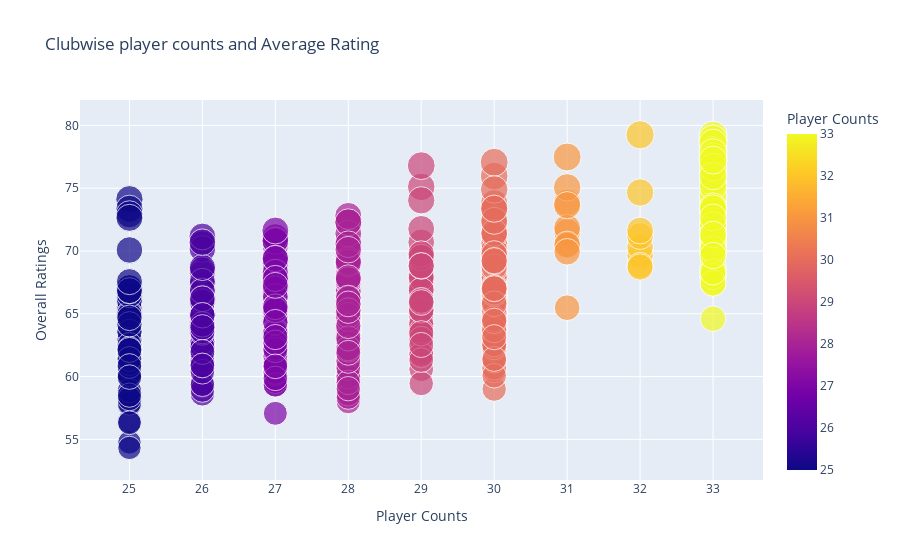

Here is the notebook cell this chart was saved with:
### Markdown cell above
## Q11 : Which Team has most number of Over Performing Players ?

### Code cell
import plotly.express as px
cnt_best_avg=fifa_df.groupby('club_name').apply(lambda x:np.average(x['overall'])).reset_index(name='Overall Ratings')
cnt_best_cnt=fifa_df.groupby('club_name').apply(lambda x:x['overall'].count()).reset_index(name='Player Counts')
snt_best_avg_cnt=pd.merge(cnt_best_avg,cnt_best_cnt,how='inner',left_on='club_name',right_on='club_name')
sel_best_avg_cnt=snt_best_avg_cnt[snt_best_avg_cnt['Player Counts']>=25]
sel_best_avg_cnt.sort_values(by=['Overall Ratings','Player Counts'],ascending=[False,False])
px.scatter(sel_best_avg_cnt,x='Player Counts',y='Overall Ratings',color='Player Counts',size='Overall Ratings',hover_data=['club_name'],title='Clubwise player counts and Average Rating')

### Figure 1 — Plotly figure (JSON) as saved in the notebook; plotly's stock layout.template omitted (floating-point values rounded to 4 significant figures; data arrays with more than 128 entries replaced by an {"elided": "..."} marker saying what was removed)
{"data": [{"customdata": {"elided": "583x1 str values"}, "hovertemplate": "Player Counts=%{marker.color}<br>Overall Ratings=%{marker.size}<br>club_name=%{customdata[0]}<extra></extra>", "legendgroup": "", "marker": {"color": {"elided": "583 int values"}, "coloraxis": "coloraxis", "size": {"elided": "583 float values"}, "sizemode": "area", "sizeref": 0.1981, "symbol": "circle"}, "mode": "markers", "name": "", "orientation": "v", "showlegend": false, "type": "scatter", "x": {"elided": "583 int values"}, "xaxis": "x", "y": {"elided": "583 float values"}, "yaxis": "y"}], "layout": {"coloraxis": {"colorbar": {"title": {"text": "Player Counts"}}, "colorscale": [[0, "#0d0887"], [0.1111, "#46039f"], [0.2222, "#7201a8"], [0.3333, "#9c179e"], [0.4444, "#bd3786"], [0.5556, "#d8576b"], [0.6667, "#ed7953"], [0.7778, "#fb9f3a"], [0.8889, "#fdca26"], [1, "#f0f921"]]}, "legend": {"itemsizing": "constant", "tracegroupgap": 0}, "title": {"text": "Clubwise player counts and Average Rating"}, "xaxis": {"anchor": "y", "domain": [0, 1], "title": {"text": "Player Counts"}}, "yaxis": {"anchor": "x", "domain": [0, 1], "title": {"text": "Overall Ratings"}}}}
